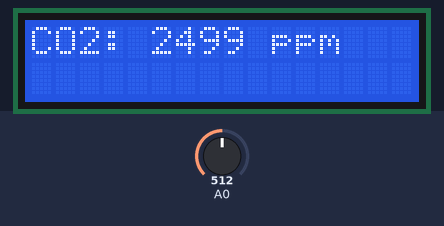
This sketch was run on a simulated Arduino Uno, built with avr-gcc and run on an emulated ATmega328P. Parts: 16×2 character LCD. The inputs (shaded band) are chosen by the test bench; at power-on: A0 = 512. What the sketch prints to the serial monitor is not drawn.

Above: at 2.6 s.
2.7 s: A0 set to 716
At 4.4 s:
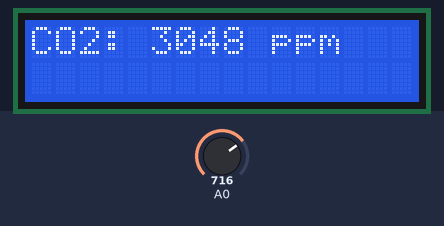
5.5 s: A0 set to 197
At 7.3 s:
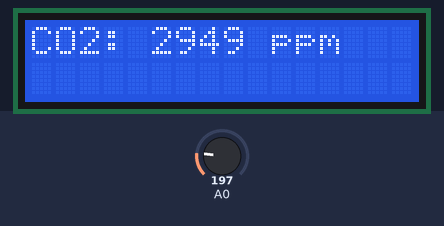
8.5 s: A0 set to 167
At 10.6 s:
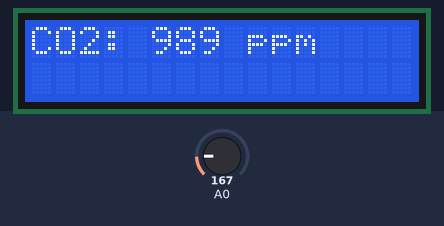
Timing chart, 0 to 12.1 s (numbered marks = the images above; inputs shaded):
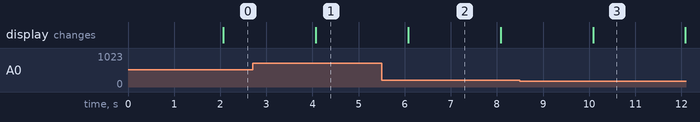

The sketch:

Mq135_Lcd.ino
```cpp
#define anInput     A0
#define co2Zero     45
#include  <LiquidCrystal.h>

LiquidCrystal lcd(12, 11, 5, 4, 3, 2);
void setup() {


  Serial.begin(9600);
  lcd.begin(16, 2);
}

void loop() {
  lcd.setCursor(0, 0);
int co2now[10];
int co2raw = 0;
int co2comp = 0;
int co2ppm = 0;
int zzz = 0;

  for (int x = 0;x<10;x++){
    co2now[x]=analogRead(A0);
    delay(200);
  }

for (int x = 0;x<10;x++){
    zzz=zzz + co2now[x];

  }
  co2raw = zzz /10;
  co2comp = co2raw - co2Zero;
  co2ppm = map(co2comp,0,1023,400,5000);

  lcd.print("CO2: ");
   lcd.print(co2ppm);
   lcd.println(" ppm    ");

  Serial.print(co2ppm);
  Serial.print(" PPM");

}
```

Measured:
- the behaviour switches between 179 and 178 on A0 (found by bisection; images 2 and 3)
- after the input at 2.7 s, the display: changes after 1.4 s (image 1)
- after the input at 5.5 s, the display: changes after 0.58 s (image 2)
- after the input at 8.5 s, the display: changes after 1.6 s (image 3)
- what the display in image 2 shows lasts 2.0 s, from 6.1 s to 8.1 s
